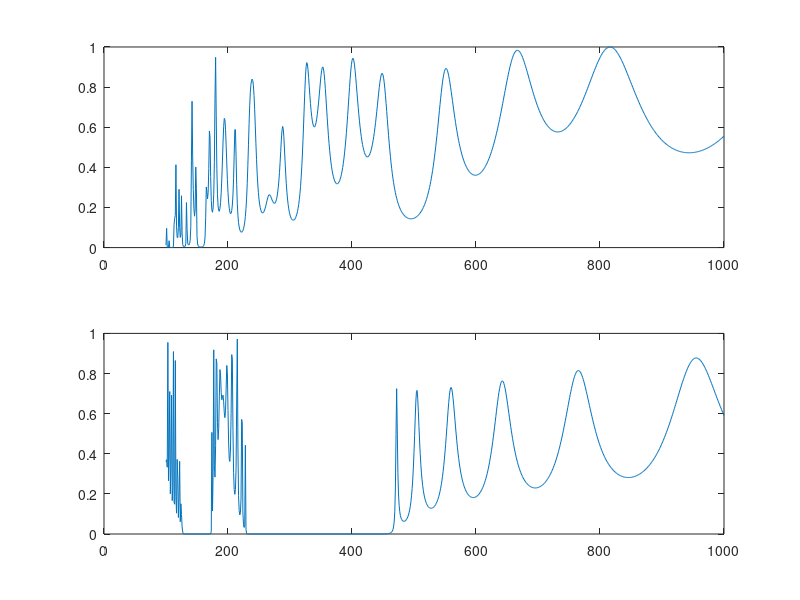
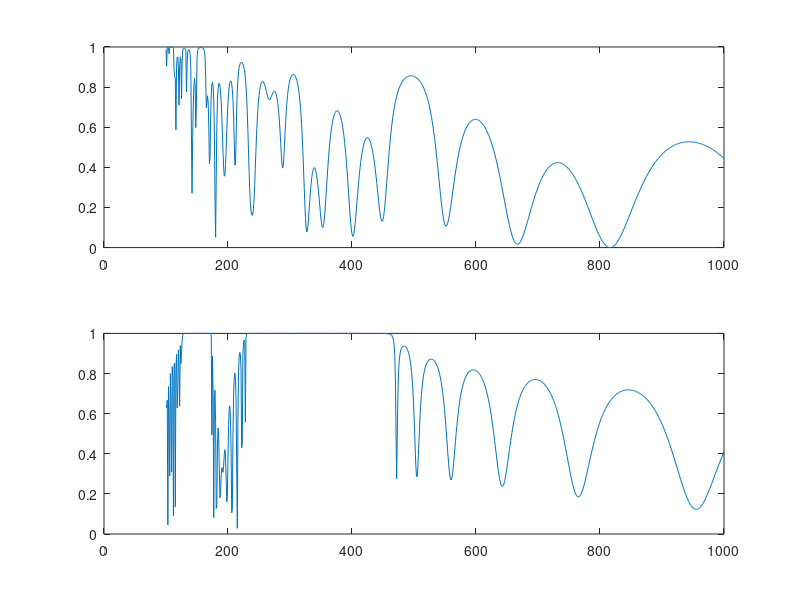

Reproduce these figures in MATLAB, in order. (Note: a time limit stopped this script after it produced the figures.)
%%% 1D Distributed Bragg Reflctor with Genetic Algorithm %%%
clc; clear; close all;

dx = 1; % DBR minimum length element in nm
L = 794*dx; % DBR Length in nm
eps0 = 12.25; % DBR material permitivitty
np = 2; % number of intial parents

% Setup target lambda region
minlam = 100*dx;
maxlam = 1000*dx;
lambda = linspace(minlam, maxlam, (maxlam-minlam)/dx+1);

% Setup DBR
DBR = ones(np,L);
N = int16(L*0.3);

for i=1:np
    for j=1:N
        a = int16(rand*L);
        while a <= 0
            a = int16(rand*L);
        end
        DBR(i,a) = eps0;
    end
end

thick = 100;
p = 1;
for i=1:L
   DBR(np,i) = eps0;
   p = p+1;
   if p > int16(thick/sqrt(eps0))
       DBR(np,i) = 1;
       p = p+1;
       if p > int16(thick/sqrt(eps0))+thick
           p = 1;
       end
   end   
end

DBR(:,1) = eps0;
DBR(:,L) = eps0;

% DBR Calcultor
R = zeros(np,length(lambda));
T = zeros(np,length(lambda));

for i=1:np
    
    epsi = DBR(i,:);
    B_tot = ones(2,2,length(lambda));
    
    % find initial condition
    d = 1;
    while epsi(d+1) == epsi(d)
        d = d+1;
    end
    
    for l=1:length(lambda)
        d0 = d;
        Bf = @(P,kx,h) (1/2)*[(1+P)*exp(-1i*kx*h) (1-P)*exp(1i*kx*h); ...
            (1-P)*exp(-1i*kx*h) (1+P)*exp(1i*kx*h)];
        % calculate transfer matrix (B_tot)
        P = sqrt(epsi(1)/1);
        kx = sqrt(epsi(1))*2*pi/(lambda(l));
        h=d0;
        B = Bf(P,kx,h);
        B_tot(:,:,l) = B;
        
        j = 1;
        while j < L+1
            d1 = 1;
            while (j+d1+1 < L) && (epsi(j+d1+1) == epsi(j+d1))
                d1 = d1+1;
            end
            
            if j+1 > L % the last L+1 region
                P = sqrt(1/epsi(L));
                B = (1/2)*[(1+P) (1-P); ...
                    (1-P) (1+P)];
                B_tot(:,:,l) = squeeze(B_tot(:,:,l))*B;
            else % the DBR region
                P = sqrt(epsi(j+1)/epsi(j));
                h = d1;
                kx = sqrt(epsi(j+1))*2*pi/(lambda(l));
                B = Bf(P,kx,h);
                B_tot(:,:,l) = squeeze(B_tot(:,:,l))*B;
            end
            
            j = j+d1;
        end
    end
    T(i,:) = abs((1./B_tot(1,1,:))).^2;
    R(i,:) = abs((B_tot(2,1,:)./B_tot(1,1,:))).^2;
end

figure(1)
for i=1:np
    subplot(np,1,i);
    plot(lambda, T(i,:));
end

figure(2)
for i=1:np
    subplot(np,1,i);
    plot(lambda, R(i,:));
end

figure(3)
for i=1:np
    subplot(np,1,i);
    bar(dx:dx:L*dx, DBR(i,:),1.0);
end
